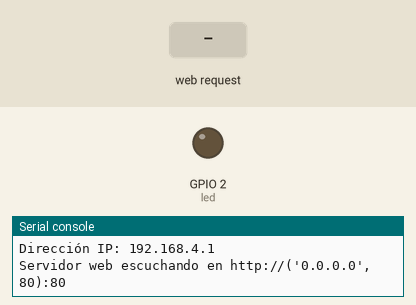
Bench run of a program on a simulated ESP32 board running MicroPython. Shown: output pins drawn as LEDs (lit = HIGH), the last lines printed to the serial console. The test bench sets the inputs (shaded band). The board's own WiFi access point starts at once.

Above: at 1.2 s.
1.3 s: HTTP request GET /on received
At 2.4 s:
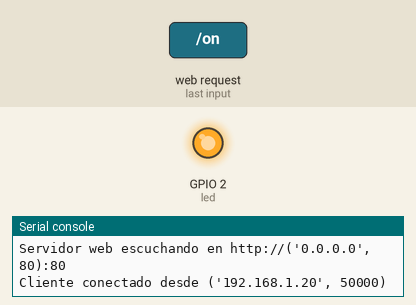
2.8 s: HTTP request GET /off received
At 3.6 s:
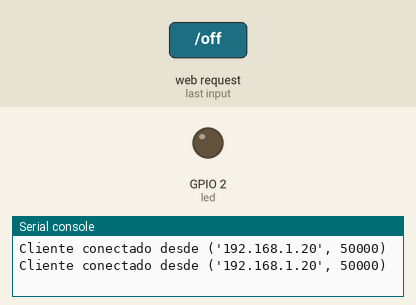
Timing chart, 0 to 5.8 s (numbered marks = the images above; inputs shaded):
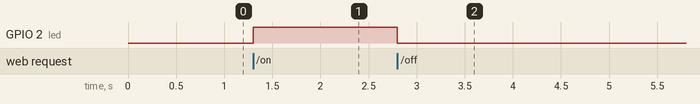

Measured:
- after the input at 1.3 s, GPIO 2 (led): LOW → HIGH at once
- after the input at 2.8 s, GPIO 2 (led): HIGH → LOW at once

The program:

main.py
```python
import socket
from machine import Pin

led = Pin(2, Pin.OUT)

def start_webserver():
    addr = socket.getaddrinfo('0.0.0.0', 80)[0][-1]
    s = socket.socket()
    s.bind(addr)
    s.listen(1)
    print('Servidor web escuchando en http://{}:80'.format(addr))

    while True:
        cl, addr = s.accept()
        print('Cliente conectado desde', addr)
        request = cl.recv(1024)
        request = str(request)

        if '/on' in request:
            led.value(1)
            response = '''HTTP/1.1 302 Found
Location: /
Content-Type: text/html
Connection: close

<h1>LED Encendido</h1><p>Redirigiendo al inicio...</p>
'''
        elif '/off' in request:
            led.value(0)
            response = '''HTTP/1.1 302 Found
Location: /
Content-Type: text/html
Connection: close

<h1>LED Apagado</h1><p>Redirigiendo al inicio...</p>
'''
        else:
            try:
                with open('web/index.html', 'r') as f:
                    response = f.read()
            except OSError:
                response = '<h1>Error al cargar el archivo HTML</h1>'

        cl.send(response)
        cl.close()

start_webserver()
```

boot.py
```python
import network

def setup_wifi():
    ap = network.WLAN(network.AP_IF)
    ap.active(True)
    ap.config(essid='ESP32_AlexDevUwU', authmode=3, password='MiWiFi00')

    print('Red WiFi activada: {}'.format(ap.config('essid')))
    print('Dirección IP: {}'.format(ap.ifconfig()[0]))

setup_wifi()
```
